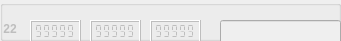
             <widget class="QGroupBox" name="markerBox_22">
              <property name="enabled">
               <bool>false</bool>
              </property>
              <property name="geometry">
               <rect>
                <x>0</x>
                <y>10</y>
                <width>341</width>
                <height>41</height>
               </rect>
              </property>
              <property name="title">
               <string notr="true"/>
              </property>
              <property name="flat">
               <bool>false</bool>
              </property>
              <widget class="QLCDNumber" name="X_22">
               <property name="geometry">
                <rect>
                 <x>30</x>
                 <y>20</y>
                 <width>51</width>
                 <height>23</height>
                </rect>
               </property>
               <property name="smallDecimalPoint">
                <bool>true</bool>
               </property>
               <property name="segmentStyle">
                <enum>QLCDNumber::Flat</enum>
               </property>
               <property name="value" stdset="0">
                <double>99999.000000000000000</double>
               </property>
              </widget>
              <widget class="QLCDNumber" name="Y_22">
               <property name="geometry">
                <rect>
                 <x>90</x>
                 <y>20</y>
                 <width>51</width>
                 <height>23</height>
                </rect>
               </property>
               <property name="smallDecimalPoint">
                <bool>true</bool>
               </property>
               <property name="segmentStyle">
                <enum>QLCDNumber::Flat</enum>
               </property>
               <property name="value" stdset="0">
                <double>99999.000000000000000</double>
               </property>
              </widget>
              <widget class="QLCDNumber" name="Z_22">
               <property name="geometry">
                <rect>
                 <x>150</x>
                 <y>20</y>
                 <width>51</width>
                 <height>23</height>
                </rect>
               </property>
               <property name="smallDecimalPoint">
                <bool>true</bool>
               </property>
               <property name="segmentStyle">
                <enum>QLCDNumber::Flat</enum>
               </property>
               <property name="value" stdset="0">
                <double>99999.000000000000000</double>
               </property>
              </widget>
              <widget class="QLineEdit" name="name_22">
               <property name="geometry">
                <rect>
                 <x>220</x>
                 <y>20</y>
                 <width>121</width>
                 <height>25</height>
                </rect>
               </property>
               <property name="sizePolicy">
                <sizepolicy hsizetype="Expanding" vsizetype="Fixed">
                 <horstretch>0</horstretch>
                 <verstretch>0</verstretch>
                </sizepolicy>
               </property>
              </widget>
              <widget class="QLabel" name="srn_22">
               <property name="enabled">
                <bool>false</bool>
               </property>
               <property name="geometry">
                <rect>
                 <x>0</x>
                 <y>20</y>
                 <width>21</width>
                 <height>17</height>
                </rect>
               </property>
               <property name="font">
                <font>
                 <weight>75</weight>
                 <bold>true</bold>
                </font>
               </property>
               <property name="text">
                <string> 22</string>
               </property>
              </widget>
             </widget>
